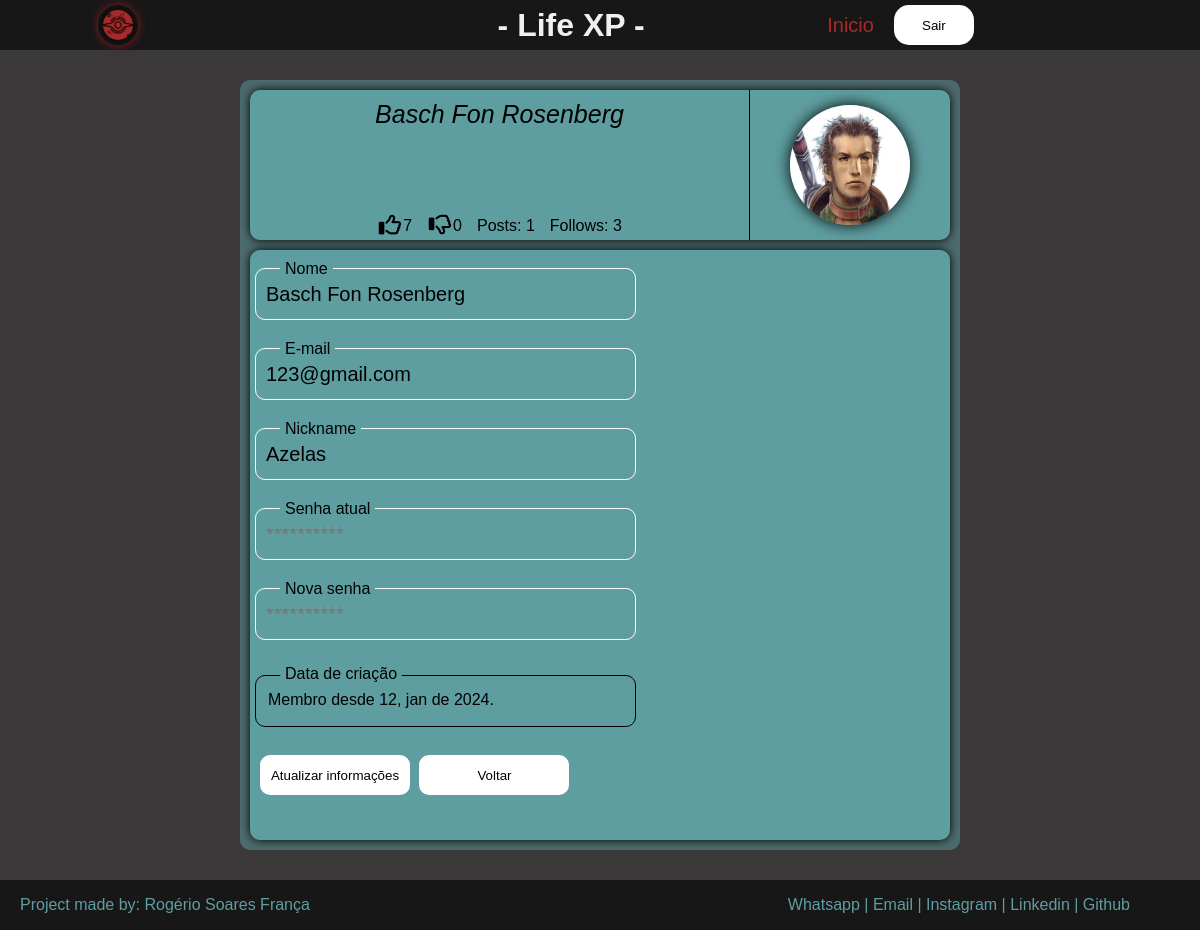
The app's page /profile/94rXWJ5ShJZE (signed in), older data.
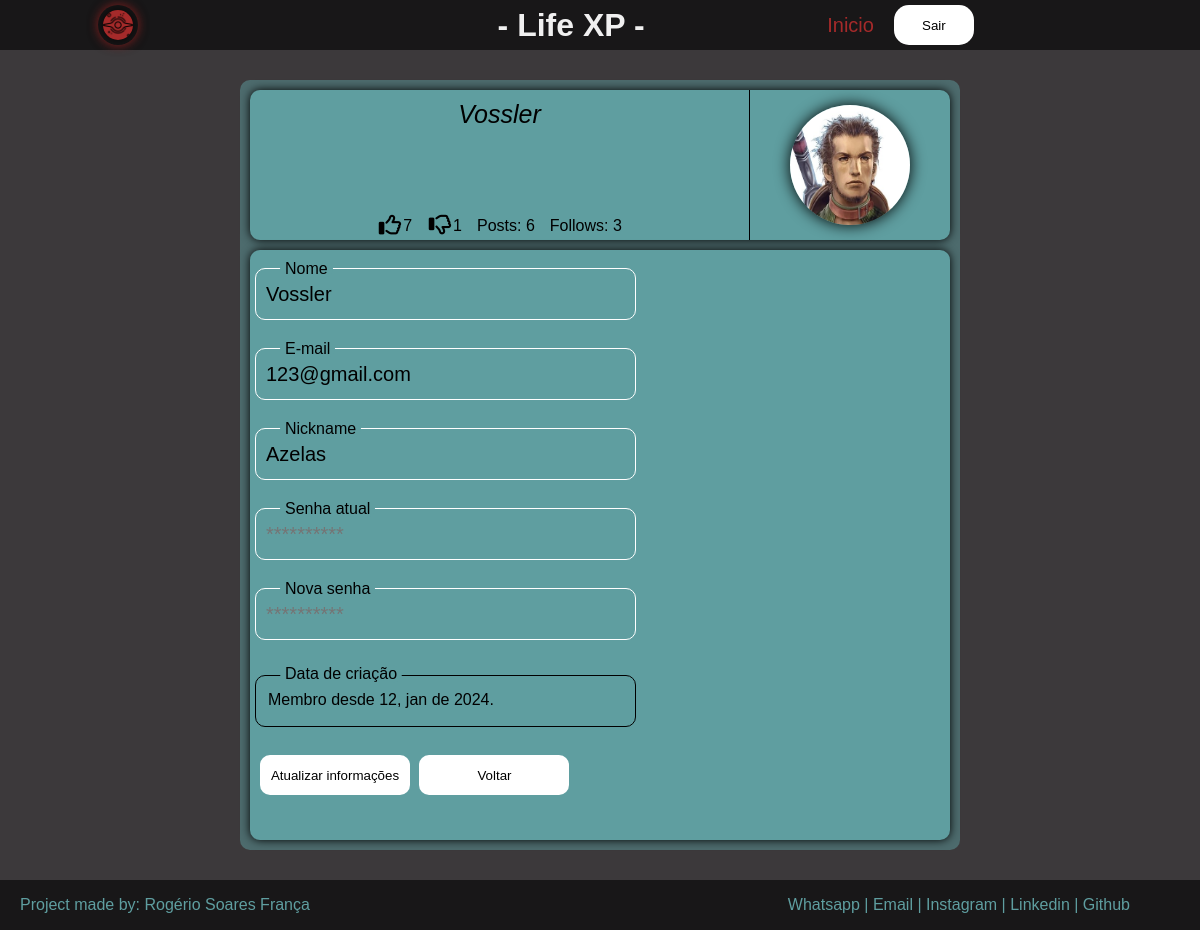
The same page, newer data.
### tables this page shows
CREATE TABLE user (
	id INTEGER PRIMARY KEY AUTOINCREMENT UNIQUE, 
	name VARCHAR(30) NOT NULL, 
	nickname VARCHAR(15), 
	email VARCHAR(100) NOT NULL UNIQUE, 
	password VARCHAR(100) NOT NULL,
	identifier varchar(12) NOT NULL
, created_at DATETIME CURRENT_TIMESTAMP, image VARCHAR(15) default 'unknow');

### main.py (the view, shortened to what this page needs)
@app.route('/profile/<identifier>', methods=['POST', 'GET'])
@login_required
def profile(identifier):
    error = None
    get_user = db_execute(f'SELECT * FROM user WHERE identifier = "{identifier}";', 'GET').fetchone()
    user = User(get_user, get_info='GET')
    if db_execute(f'SELECT * FROM follow WHERE following_id = {current_user.id} and followed_id = {user.id}', 'GET').fetchone() == None:
        is_already_followed = False
    else:
        is_already_followed = True
    return render_template('profile.html', user=user, is_following=is_already_followed, error=error)

### main.py (called while the page is built)
@login_manager.user_loader
def load_user(user_id):
    return User(db_execute(f'SELECT * FROM user WHERE id = {user_id};', 'GET').fetchone())

### project_utils.py (called while the page is built)
def db_execute(comando: str, get: str = None):
    with sqlite3.connect('instance/lifexp_DB.db') as db:
        if get == 'GET':
            data = db.execute(comando)
            return data
        db.execute('PRAGMA foreign_keys = ON;')
        db.execute(comando)
        db.commit()

### templates/profile.html (shortened to what this page needs)
{% extends 'madethings/base.html' %}
{% block content %}
<div class="profile-main">
    <div class="show-profile">
        <div class="show-profile-information">
            <div class="profile-information">
                <p class="profile-user-name">{{ user.name }}</p>
                <div class="profile-user-scores">
                    <span title="Total de {{ user.info['likes'] }} likes"><i class="fa-regular fa-thumbs-up"></i>{{ user.info['likes'] }}</span>
                    <span title="Total de {{ user.info['dislikes'] }} dislikes"><i class="fa-regular fa-thumbs-down"></i>{{ user.info['dislikes'] }}</span>
                    <p title="Total de {{ user.info['posts'] }} posts">Posts: {{ user.info['posts'] }}</p>
                    <p title="Total de {{ user.info['follows'] }} followers">Follows: {{ user.info['follows'] }}</p>
                </div>
            </div>
            <div class="profile-show-image">
                {% if current_user.id == user.id %}
                <img src="/static/images/{{ user.image }}.jpg" onclick="showShowImg()" id="current-image" style="cursor: pointer;">
                {% else %}
                <img src="/static/images/{{ user.image }}.jpg">
                {% endif %}
            </div>
        </div>
        {% if not current_user.id == user.id %}
        <div class="full-profile-information">
            <div>
                <span>Nome</span>
                <div><p>{{ user.name }}</p></div>
            </div>
            <div>
                <span>E-mail</span>
                <div><p>**************************</p></div>
            </div>
            <div>
                <span>Nickname</span>
                <div><p>{{ user.nickname }}</p></div>
            </div>
            <div>
                <span>Data de criação</span>
                <div><p>{{ user.created_at }}</p></div>
            </div>
            <button type="button" onclick="history.back()">Voltar</button>
        </div>
        {% else %}
        <form class="full-profile-information" action="{{ url_for('profile', identifier=user.identifier) }}" method="POST">
            <div class="change-profile-info-input">
                <label>Nome</label>
                <input name="nome" type="text" value="{{ user.name }}">
            </div>
            <div class="change-profile-info-input">
                <label>E-mail</label>
                <input name="email" type="email" value="{{ user.email }}">
            </div>
            <div class="change-profile-info-input">
                <label>Nickname</label>
                <input name="nickname" type="text" value="{{ user.nickname }}">
            </div>
            <div class="change-profile-info-input">
                <label>Senha atual</label>
                <input name="password" type="password" placeholder="**********">
            </div>
            <div class="change-profile-info-input">
                <label>Nova senha</label>
                <input name="new_password" type="password" placeholder="**********">
            </div>
            <div>
                <span>Data de criação</span>
                <div><p>{{ user.created_at }}</p></div>
            </div>
            <div>
                <button type="submit">Atualizar informações</button>
                <button type="button" onclick="history.back()">Voltar</button>
            </div>
        </form>
        {% endif %}
    </div>
</div>
{% endblock content %}

Row changes from the older to the newer data that the page shows:
changed user "123@gmail.com": name "Basch Fon Rosenberg" → "Vossler"; nome "Basch Fon Rosenberg" → "Vossler"
Text that changed along with them:
{{ user.info['dislikes'] }}: "0" → "1"
{{ user.info['posts'] }}: "1" → "6"
